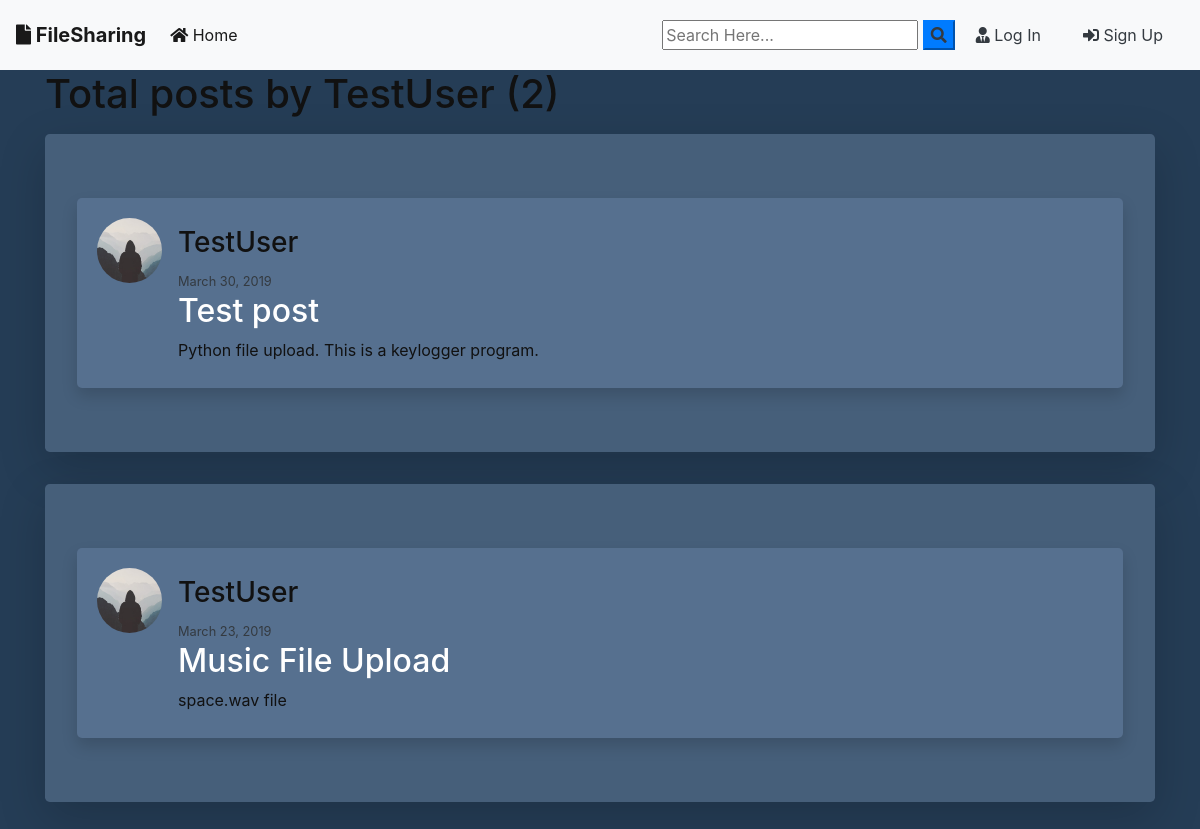
Page /user/TestUser on the committed database.
### blog/models.py (models this page shows, shortened)
class Post(models.Model):
	title = models.CharField(max_length=100)
	file = models.FileField(null=True,blank=True,upload_to='Files')
	content = models.TextField()
	date_posted = models.DateTimeField(default=timezone.now)
	author = models.ForeignKey(User, on_delete=models.CASCADE)

### users/models.py (models this page shows, shortened)
class Profile(models.Model):
    user = models.OneToOneField(User, on_delete=models.CASCADE)
    image = models.ImageField(default='default.jpg', upload_to='profile_pics')

### blog/views.py (the view)
# urls.py: path('user/<str:username>', UserPostListView.as_view(), name='user-posts'),
class UserPostListView(ListView):
    model = Post
    template_name = 'blog/user_posts.html'  # <app>/<model>_<viewtype>.html
    context_object_name = 'posts'
    paginate_by = 2
    def get_queryset(self):
        user = get_object_or_404(User, username=self.kwargs.get('username'))
        return Post.objects.filter(author=user).order_by('-date_posted')

### blog/templates/blog/user_posts.html (shortened to what this page needs)
{% extends "blog/base.html" %}
{% block content %}
    <h1 class="mb-3">Total posts by {{ view.kwargs.username }} ({{ page_obj.paginator.count }})</h1>
    {% for post in posts %}
    <div class="jumbotron mt-3  shadow-lg" style="background: rgb(70,95,122);">
      <article class="media  shadow" style="background: rgb(86,112,143); border-radius: 5px; padding: 20px 20px 10px 20px;">
          <img class="rounded-circle article-img" src="{{ post.author.profile.image.url }}">
          <div class="media-body">
            <h4 class="">
              <h3 class="mr-2" href="{% url 'user-posts' post.author.username %}">{{ post.author }}</h3>
              <small class="text-dark">{{ post.date_posted|date:"F d, Y" }}</small>
            </h4>
            <h2><a class="article-title" href="{% url 'post-detail' post.id %}">{{ post.title }}</a></h2>
            <p class="article-content">{{ post.content }}</p>
          </div>
        </article>
      </div>
    {% endfor %}
{% endblock content %}

### blog/static/blog/main.css (style rules this page uses)
body { background: #fafafa; color: #111; margin-top: 0; }
h1, h2, h3, h4, h5, h6 { color: #111; }
.article-title { color: #fff; }
.article-content { white-space: pre-line; }
.article-img { height: 65px; width: 65px; margin-right: 16px; }

### rows in the picture
Post: author.profile.image (placeholder picture), author "TestUser", date_posted "March 30, 2019", title "Test post", content "Python file upload. This is a keylogger program."
Post: author.profile.image (placeholder picture), author "TestUser", date_posted "March 23, 2019", title "Music File Upload", content "space.wav file"

### other values in the picture
{{ view.kwargs.username }} "TestUser"
{{ page_obj.paginator.count }} "2"
